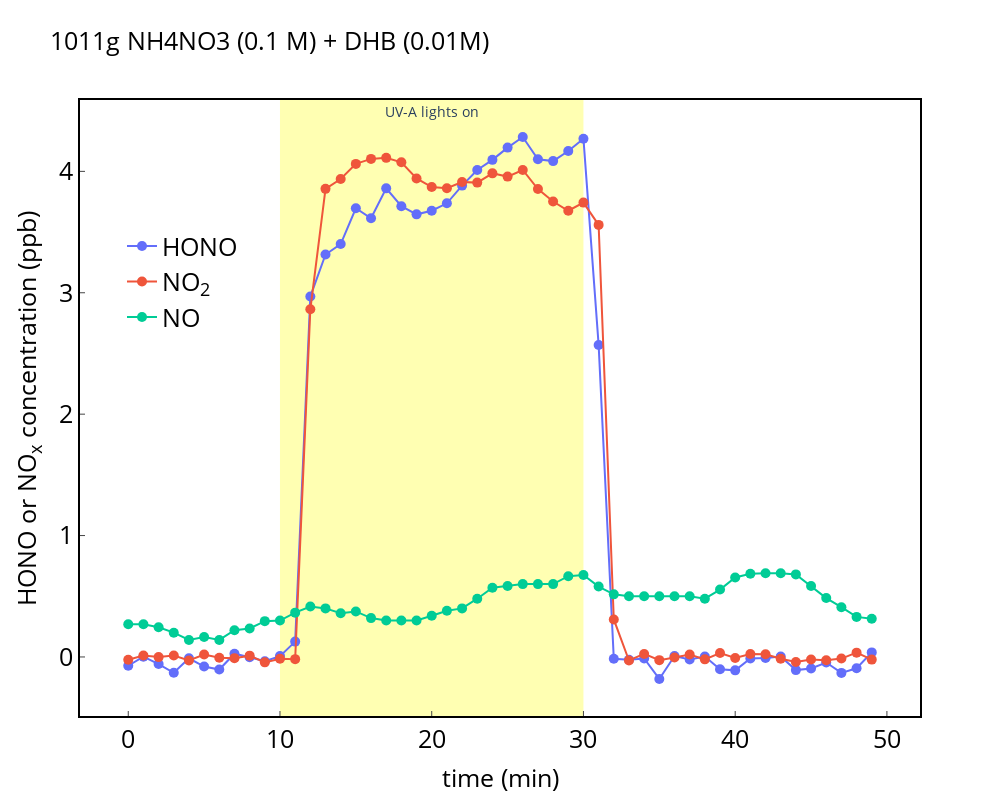

The notebook cell this image was saved under:
### Code cell
# nox_path='data/T200_NOx_/2023-10-05_09.11.18_PC14751_T200_NOx.dat'
# nox_path='data/T200_NOx_/2023-10-05_09.11.18_PC14751_T200_NOx.dat'
nox_path='data/T200_NOx_/2023-10-11_09.18.25_PC14751_T200_NOx.dat'
no2_path='data/NO2_ICAD/2023_10_11_Channel1_Data.dat'
hono_path='data/HONO_ICAD/2023_10_11_Channel1_Data.dat'
# rh_path='data/Humidity_Sensors_/2023-10-05_09.11.20_PC14751_Humidity_Sensors.dat'
rh_path='data/Humidity_Sensors_/2023-10-11_09.18.24_PC14751_Humidity_Sensors.dat'

hono=pd.read_csv(hono_path,sep = '\t', engine='python') #HONO from ICAD
no2=pd.read_csv(no2_path,sep = '\t', engine='python') #NO2 from ICAD
nox=pd.read_csv(nox_path,sep = '\t', header=1, engine='python') #no of nox analyzer
rh=pd.read_csv(rh_path,sep = '\t', header=1, encoding= 'unicode_escape', engine='python') #RH data

#ICAD
hono['Start Date/Time (UTC)']=pd.to_datetime(hono['Start Date/Time (UTC)'])
no2['Start Date/Time (UTC)']=pd.to_datetime(no2['Start Date/Time (UTC)'])

#NOx analyzer
nox['datetime']=nox['Date']+ nox['Time']
nox['time']= pd.to_datetime(nox['datetime'], format='%d.%m.%Y%H:%M:%S') 


#RH sensor
rh['datetime']=rh['Date']+ rh['Time']
rh['time']= pd.to_datetime(rh['datetime'], format='%d.%m.%Y%H:%M:%S') 

hono['Time_correct']=hono['Start Date/Time (UTC)']+timedelta(hours=2, minutes=1)
hono['Time_correct']= pd.to_datetime(hono['Time_correct'], format='%d.%m.%Y%H:%M:%S') 

no2['Time_correct']=no2['Start Date/Time (UTC)']+timedelta(hours=2, minutes=1)
no2['Time_correct']= pd.to_datetime(no2['Time_correct'], format='%d.%m.%Y%H:%M:%S') 


df_hono_icad=pd.DataFrame()
df_no2_icad=pd.DataFrame()
df_rh=pd.DataFrame()
df_nox_t200=pd.DataFrame()

df_hono_icad['time']=hono['Time_correct']
df_no2_icad['time']=no2['Time_correct']
df_nox_t200['time']=nox['time']
df_rh['time']=rh['time']
df_rh['dew_point']=rh['DP7[°C]']
df_hono_icad['hono']=hono['HONO (ppb)']
df_no2_icad['no2']=no2['NO2 (ppb)']
df_nox_t200['no']=nox['NO']
df_nox_t200['NO2']=nox['NO2']

average_interval='60s'
df_hono_icad=df_hono_icad.resample(average_interval,on='time').mean()
df_hono_icad['date_time']=df_hono_icad.index

df_no2_icad=df_no2_icad.resample(average_interval,on='time').mean()
df_no2_icad['date_time']=df_no2_icad.index
df_no2_icad['date_time']= pd.to_datetime(df_no2_icad['date_time']) 

df_rh=df_rh.resample(average_interval,on='time').mean()
df_rh['date_time']=df_rh.index
df_rh['rh']=dp_to_rh (df_rh.dew_point,18)
df_nox_t200=df_nox_t200.resample(average_interval,on='time').mean()
df_nox_t200['date_time']=df_nox_t200.index

df=pd.merge(pd.merge(pd.merge(df_hono_icad,df_no2_icad,on='date_time'),df_nox_t200,on='date_time'),df_rh,on='date_time')
# df=pd.merge(pd.merge(df_hono_icad,df_no2_icad,on='date_time'),df_nox_t200,on='date_time')
# df=pd.merge(df_hono_icad,df_no2_icad,on='date_time')

# correct HONO background
print(df[df['date_time'] == '2023-10-05 8:30:00'])

# df.hono=df.hono-df.hono[46:76].mean()

name='1011g'
time_start=335-10
df=df[time_start:time_start+30+20]
# df=df[time_start:time_start+39]

x_minutes=(df['date_time'] - df['date_time'][time_start]).dt.total_seconds().div(60).astype(int)
df['x_minutes']=x_minutes

x= df.x_minutes
# x= df.date_time

fig_1= go.Figure()
fig_1.add_trace(go.Scatter(x=x,y=df.hono,yaxis = "y1",mode='markers+lines',marker_size=10,line_width=2,name="HONO"))
fig_1.add_trace(go.Scatter(x= x,y=df.no2,yaxis = "y1",mode='markers+lines',marker_size=10,line_width=2,name="NO<sub>2</sub>"))
fig_1.add_trace(go.Scatter(x= x,y=df.no,yaxis = "y1",mode='markers+lines',marker_size=10,line_width=2,name="NO"))

# fig_1.add_trace(go.Scatter(x= x,y=df.rh,yaxis = "y2",mode='markers+lines',marker_size=10,line_width=2,name="RH"))
# fig_1.add_trace(go.Scatter(x= df.date_time,y=df.no+df.no2+df.hono,yaxis = "y1",mode='markers+lines',marker_size=10,line_width=2,name="no"))

fig_1.update_layout(title=name+' NH4NO3 (0.1 M) + DHB (0.01M)',titlefont=dict(color="black",size=25))
# fig_1.update_layout( bargap=0)
fig_1.update_layout(
  plot_bgcolor = 'white',paper_bgcolor = 'white',autosize=False,width=1000, height=800,
    xaxis=dict( title="time (min)",titlefont=dict(color="black",size=25),showline=True, mirror= True,tickfont=dict(color='black',size=25 ),linecolor="black", linewidth=2,ticks='inside'),
    yaxis=dict( title='HONO or NO<sub>x</sub> concentration (ppb)', zeroline=False,
              #  range=[-2,68],
               titlefont=dict(color="black",size=25),mirror= True,tickfont=dict(color='black',size=25 ),linecolor="black", linewidth=2,ticks='inside'),
    yaxis2=dict(title='',titlefont=dict(color="black",size=25),range=[-2,68],tickfont=dict(color="black" ,size=25),ticks='inside',anchor="free",overlaying="y", side="right", position=1, linecolor="black", linewidth=2,showticklabels = True) )
fig_1.update_layout(legend=dict(yanchor="top",y=0.8 ,xanchor="left",x=0.05,  font=dict( size=25,color="black")))
fig_1.update_layout(xaxis=dict(showgrid=False),
              yaxis=dict(showgrid=False)
)

fig_1.add_vrect(x0=10, x1=30,annotation_text="UV-A lights on", annotation_position="top",annotation_font_size=14,fillcolor="yellow", opacity=0.3,layer="below", line_width=0)

config = {'displayModeBar': True}
fig_1.show(config=config)
fig_1.write_html(name+'.html')
fig_1.write_image(name+'.png')

### Figure 1 — Plotly figure (JSON) as saved in the notebook; plotly's stock layout.template omitted (floating-point values rounded to 4 significant figures)
{"data": [{"line": {"width": 2}, "marker": {"size": 10}, "mode": "markers+lines", "name": "HONO", "type": "scatter", "x": [0, 1, 2, 3, 4, 5, 6, 7, 8, 9, 10, 11, 12, 13, 14, 15, 16, 17, 18, 19, 20, 21, 22, 23, 24, 25, 26, 27, 28, 29, 30, 31, 32, 33, 34, 35, 36, 37, 38, 39, 40, 41, 42, 43, 44, 45, 46, 47, 48, 49], "y": [-0.0725, 0.002333, -0.05867, -0.1302, -0.011, -0.07883, -0.1038, 0.02667, -0.001833, -0.035, 0.007, 0.1265, 2.969, 3.315, 3.401, 3.696, 3.613, 3.86, 3.713, 3.646, 3.676, 3.737, 3.883, 4.011, 4.095, 4.196, 4.283, 4.099, 4.084, 4.168, 4.269, 2.57, -0.015, -0.02367, -0.0122, -0.1812, 0.007333, -0.02117, 0.0035, -0.1018, -0.1105, -0.013, -0.007667, 0.003, -0.1083, -0.09533, -0.046, -0.1312, -0.0935, 0.0375], "yaxis": "y"}, {"line": {"width": 2}, "marker": {"size": 10}, "mode": "markers+lines", "name": "NO<sub>2</sub>", "type": "scatter", "x": [0, 1, 2, 3, 4, 5, 6, 7, 8, 9, 10, 11, 12, 13, 14, 15, 16, 17, 18, 19, 20, 21, 22, 23, 24, 25, 26, 27, 28, 29, 30, 31, 32, 33, 34, 35, 36, 37, 38, 39, 40, 41, 42, 43, 44, 45, 46, 47, 48, 49], "y": [-0.02243, 0.01211, -0.001083, 0.01255, -0.02955, 0.02058, -0.007, -0.009733, 0.01075, -0.04455, -0.01422, -0.01802, 2.864, 3.856, 3.937, 4.062, 4.103, 4.111, 4.075, 3.942, 3.871, 3.861, 3.912, 3.907, 3.984, 3.957, 4.011, 3.854, 3.752, 3.676, 3.743, 3.559, 0.3091, -0.0293, 0.02497, -0.02638, -0.004367, 0.02048, -0.01972, 0.03247, -0.008233, 0.02482, 0.02214, -0.01497, -0.04208, -0.02052, -0.02742, -0.01322, 0.03537, -0.02177], "yaxis": "y"}, {"line": {"width": 2}, "marker": {"size": 10}, "mode": "markers+lines", "name": "NO", "type": "scatter", "x": [0, 1, 2, 3, 4, 5, 6, 7, 8, 9, 10, 11, 12, 13, 14, 15, 16, 17, 18, 19, 20, 21, 22, 23, 24, 25, 26, 27, 28, 29, 30, 31, 32, 33, 34, 35, 36, 37, 38, 39, 40, 41, 42, 43, 44, 45, 46, 47, 48, 49], "y": [0.27, 0.27, 0.245, 0.2, 0.14, 0.165, 0.14, 0.22, 0.235, 0.295, 0.3, 0.365, 0.4158, 0.4, 0.36, 0.375, 0.32, 0.3, 0.3, 0.3, 0.34, 0.38, 0.4, 0.48, 0.57, 0.585, 0.6, 0.6, 0.6, 0.665, 0.675, 0.58, 0.5158, 0.5, 0.5, 0.5, 0.5, 0.5, 0.48, 0.555, 0.655, 0.685, 0.69, 0.69, 0.68, 0.585, 0.485, 0.41, 0.33, 0.315], "yaxis": "y"}], "layout": {"annotations": [{"font": {"size": 14}, "showarrow": false, "text": "UV-A lights on", "x": 20, "xanchor": "center", "xref": "x", "y": 1, "yanchor": "top", "yref": "y domain"}], "autosize": false, "height": 800, "legend": {"font": {"color": "black", "size": 25}, "x": 0.05, "xanchor": "left", "y": 0.8, "yanchor": "top"}, "paper_bgcolor": "white", "plot_bgcolor": "white", "shapes": [{"fillcolor": "yellow", "layer": "below", "line": {"width": 0}, "opacity": 0.3, "type": "rect", "x0": 10, "x1": 30, "xref": "x", "y0": 0, "y1": 1, "yref": "y domain"}], "title": {"font": {"color": "black", "size": 25}, "text": "1011g NH4NO3 (0.1 M) + DHB (0.01M)"}, "width": 1000, "xaxis": {"linecolor": "black", "linewidth": 2, "mirror": true, "showgrid": false, "showline": true, "tickfont": {"color": "black", "size": 25}, "ticks": "inside", "title": {"font": {"color": "black", "size": 25}, "text": "time (min)"}}, "yaxis": {"linecolor": "black", "linewidth": 2, "mirror": true, "showgrid": false, "tickfont": {"color": "black", "size": 25}, "ticks": "inside", "title": {"font": {"color": "black", "size": 25}, "text": "HONO or NO<sub>x</sub> concentration (ppb)"}, "zeroline": false}, "yaxis2": {"anchor": "free", "linecolor": "black", "linewidth": 2, "overlaying": "y", "position": 1, "range": [-2, 68], "showticklabels": true, "side": "right", "tickfont": {"color": "black", "size": 25}, "ticks": "inside", "title": {"font": {"color": "black", "size": 25}, "text": ""}}}}
